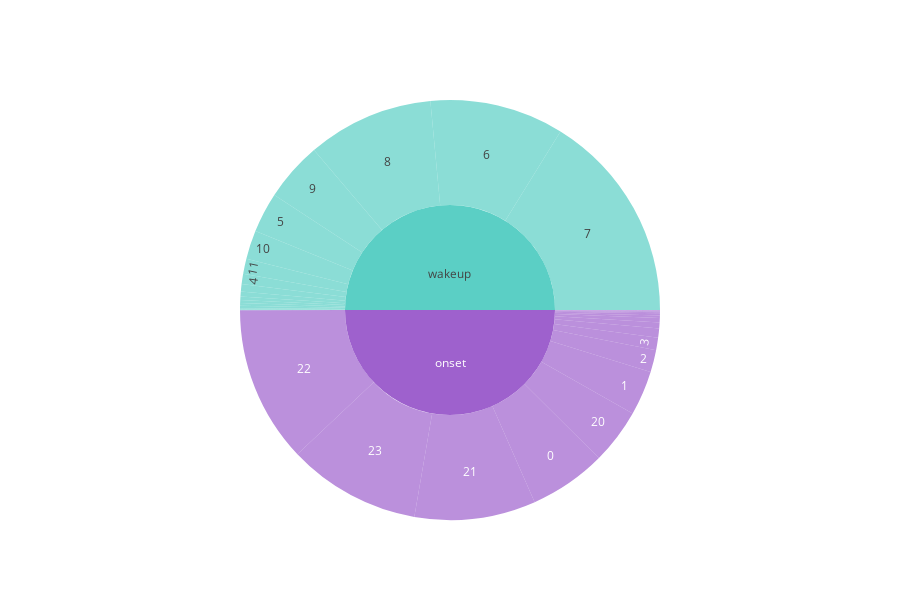

Notebook source saved alongside this figure:
### Code cell
# Group by "event" and "hour" and count occurrences
agg_data = df_comb[["event", "hour"]].groupby(["event", "hour"]).size().reset_index(name="count")

agg_data["hour"] = agg_data["hour"].astype(int)

color_map = {
    "wakeup": "#5BCFC5",
    "onset": "#9E61CD",
    # Add more classes if needed
}

# Create sunburst chart
fig = px.sunburst(
    agg_data,
    values='count',
    path=["event", "hour"],
    title="Events by hours in a day",
    color="event",
    height=600,
    color_discrete_map=color_map  # Use color_discrete_map here
)

# Update the layout to change the font color to white and set the background color to transparent
fig.update_layout(
    font=dict(color="white"),  # Add this line
    paper_bgcolor='rgba(0,0,0,0)',
    plot_bgcolor='rgba(0,0,0,0)',
    uniformtext=dict(minsize=10, mode='hide')
)

# Display the figure
fig.show()

# Save the figure as a PNG
import plotly.offline as pyo

# Save the figure as an HTML file
pyo.plot(fig, filename='sunburst_chart.html')

### Figure 1 — Plotly figure (JSON) as saved in the notebook; plotly's stock layout.template omitted (floating-point values rounded to 4 significant figures)
{"data": [{"branchvalues": "total", "customdata": [["onset"], ["onset"], ["onset"], ["wakeup"], ["onset"], ["wakeup"], ["onset"], ["wakeup"], ["onset"], ["wakeup"], ["wakeup"], ["wakeup"], ["onset"], ["wakeup"], ["onset"], ["wakeup"], ["onset"], ["wakeup"], ["onset"], ["wakeup"], ["onset"], ["wakeup"], ["onset"], ["wakeup"], ["onset"], ["onset"], ["onset"], ["onset"], ["wakeup"], ["wakeup"], ["wakeup"], ["onset"], ["wakeup"], ["wakeup"], ["wakeup"], ["onset"], ["wakeup"], ["onset"], ["onset"], ["onset"], ["onset"], ["wakeup"]], "domain": {"x": [0, 1], "y": [0, 1]}, "hovertemplate": "labels=%{label}<br>count=%{value}<br>parent=%{parent}<br>id=%{id}<br>event=%{customdata[0]}<extra></extra>", "ids": ["onset/0", "onset/10", "onset/9", "wakeup/8", "onset/8", "wakeup/7", "onset/7", "wakeup/6", "onset/6", "wakeup/5", "wakeup/9", "wakeup/4", "onset/4", "wakeup/3", "onset/3", "wakeup/2", "onset/2", "wakeup/1", "onset/1", "wakeup/0", "onset/5", "wakeup/17", "onset/18", "wakeup/21", "onset/20", "onset/21", "onset/17", "onset/19", "wakeup/16", "wakeup/13", "wakeup/15", "onset/15", "wakeup/14", "wakeup/12", "wakeup/11", "onset/11", "wakeup/10", "onset/22", "onset/16", "onset/23", "onset", "wakeup"], "labels": ["0", "10", "9", "8", "8", "7", "7", "6", "6", "5", "9", "4", "4", "3", "3", "2", "2", "1", "1", "0", "5", "17", "18", "21", "20", "21", "17", "19", "16", "13", "15", "15", "14", "12", "11", "11", "10", "22", "16", "23", "onset", "wakeup"], "marker": {"colors": ["#9E61CD", "#9E61CD", "#9E61CD", "#5BCFC5", "#9E61CD", "#5BCFC5", "#9E61CD", "#5BCFC5", "#9E61CD", "#5BCFC5", "#5BCFC5", "#5BCFC5", "#9E61CD", "#5BCFC5", "#9E61CD", "#5BCFC5", "#9E61CD", "#5BCFC5", "#9E61CD", "#5BCFC5", "#9E61CD", "#5BCFC5", "#9E61CD", "#5BCFC5", "#9E61CD", "#9E61CD", "#9E61CD", "#9E61CD", "#5BCFC5", "#5BCFC5", "#5BCFC5", "#9E61CD", "#5BCFC5", "#5BCFC5", "#5BCFC5", "#9E61CD", "#5BCFC5", "#9E61CD", "#9E61CD", "#9E61CD", "#9E61CD", "#5BCFC5"]}, "name": "", "parents": ["onset", "onset", "onset", "wakeup", "onset", "wakeup", "onset", "wakeup", "onset", "wakeup", "wakeup", "wakeup", "onset", "wakeup", "onset", "wakeup", "onset", "wakeup", "onset", "wakeup", "onset", "wakeup", "onset", "wakeup", "onset", "onset", "onset", "onset", "wakeup", "wakeup", "wakeup", "onset", "wakeup", "wakeup", "wakeup", "onset", "wakeup", "onset", "onset", "onset", "", ""], "type": "sunburst", "values": [569, 1, 1, 932, 1, 1551, 8, 988, 18, 297, 437, 76, 44, 36, 91, 23, 164, 19, 329, 5, 32, 2, 16, 1, 407, 894, 3, 69, 3, 25, 5, 3, 17, 54, 112, 1, 211, 1154, 6, 980, 4791, 4794]}], "layout": {"font": {"color": "white"}, "height": 600, "legend": {"tracegroupgap": 0}, "paper_bgcolor": "rgba(0,0,0,0)", "plot_bgcolor": "rgba(0,0,0,0)", "title": {"text": "Events by hours in a day"}, "uniformtext": {"minsize": 10, "mode": "hide"}}}
